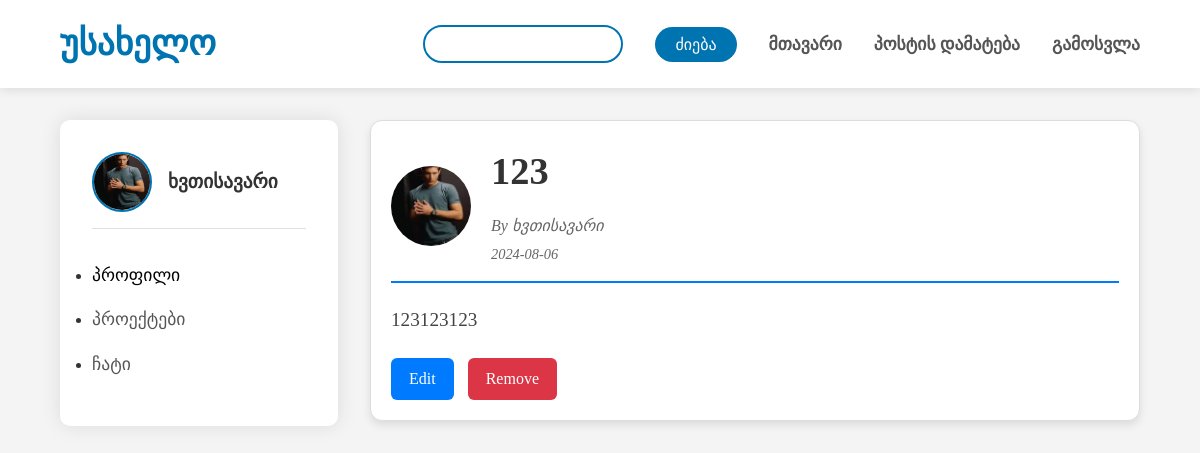
/post/5 (signed in), run on the app's committed database.
### models.py (models this page shows, shortened)
class User(db.Model, UserMixin):
    id = db.Column(db.Integer, primary_key=True)
    username = db.Column(db.String(80), nullable=False)
    email = db.Column(db.String(120), unique=True, nullable=False)
    date_registered = db.Column(db.DateTime, nullable=False, default=datetime.utcnow)
    password = db.Column(db.String(120), nullable=False)
    friend_of = db.relationship('Friendship', backref='user')
    img = db.Column(db.String, nullable=False)

class Post(db.Model):
    id = db.Column(db.Integer, primary_key=True)
    username = db.Column(db.String(80), nullable=False)
    user_image = db.Column(db.String(80), nullable=False)
    date_posted = db.Column(db.DateTime, nullable=False, default=datetime.utcnow)
    title = db.Column(db.String(80), nullable=False)
    content = db.Column(db.String(), nullable=False)
    image_file = db.Column(db.String(120), nullable=True)
    keywords = db.Column(db.String(200), nullable=True)
    comments = db.relationship('Comment', backref='post', lazy=True, cascade="all, delete-orphan")

### routes.py (the view)
@app.route("/post/<int:post_id>")
def post_detail(post_id):
    post = Post.query.get_or_404(post_id)
    return render_template('post_detail.html', post=post)

### routes.py (called while the page is built)
@login_manager.user_loader
def load_user(user_id):
    return User.query.get(int(user_id))

### templates/post_detail.html
{% extends "base.html" %}
{% block styles %}
<link rel="stylesheet" href="{{ url_for('static', filename='styles/post-detail.css') }}">
{% endblock %}
{% block content %}
<div class="post-detail">
    <div class="post-header">
        <img class="user-img" src="{{ url_for('static', filename='uploads/' ~ post.user_image) }}" alt="User Image">
        <div class="post-info">
            <h1>{{ post.title }}</h1>
            <p><em>By {{ post.username }}</em></p>
            <p class="date">{{ post.date_posted.strftime('%Y-%m-%d') }}</p>
        </div>
    </div>
    <div class="post-content">
        <p>{{ post.content }}</p>
    </div>
    <div class="post-actions">
        <form action="{{ url_for('edit_post', id=post.id) }}" method="GET" class="action-form">
            <button type="submit" class="edit-btn">Edit</button>
        </form>
        <form action="{{ url_for('delete_post', id=post.id) }}" method="POST" class="action-form">
            <button type="submit" class="remove-btn">Remove</button>
        </form>
    </div>
</div>
{% endblock %}

### templates/base.html (shortened to what this page needs)
<!DOCTYPE html>
<html lang="ka">
<head>
    <link rel="stylesheet" href="/static/styles/base.css">
    {% block styles %}{% endblock %}
</head>
<body>
    <header>
        <nav>
            <h1>უსახელო</h1>
            <ul class="first-ul">
                {% if current_user.is_authenticated %}
                <input class="search-input" type="search">
                <input class="submit-input" type="submit" value="ძიება" style="font-family: TBC;">
                <li><a href="/">მთავარი</a></li>
                <li><a href="/add_post">პოსტის დამატება</a></li>
                <li><a href="/logout">გამოსვლა</a></li>
                {% else %}
                <li><a href="/login">შესვლა</a></li>
                <li><a href="/register">რეგისტრაცია</a></li>
                {% endif %}
            </ul>
        </nav>
    </header>
    <div class="container">
        {% if current_user.is_authenticated %}
        <aside>
            <div class="user-info">
                <img src="{{ url_for('static', filename='uploads/' ~ current_user.img) }}" alt="მომხმარებლის სურათი"
                    class="user-image">
                <p class="username">{{ current_user.username }}</p>
            </div>
            <ul class="side-links">
                <li><a href="{{ url_for('profile', username=current_user.username) }}"
                        style="text-decoration: none; color: rgb(0, 0, 0);">პროფილი</a></li>
                <li><a href="/profile">პროექტები</a></li>
                <li><a href="/chats">ჩატი</a></li>
            </ul>
        </aside>
        {% endif %}
        <main>
            {% block content %}{% endblock %}
        </main>
    </div>
</body>
</html>

### static/styles/base.css (style rules this page uses)
* { margin: 0; padding: 0; box-sizing: border-box; font-family: TBC; }
html, body { height: 100%; font-family: 'TBC', Arial, sans-serif; line-height: 1.6; color: #333; background-color: #f4f4f4; overflow-x: hidden; }
header { background-color: #ffffff; box-shadow: 0 2px 10px rgba(0, 0, 0, 0.1); position: sticky; top: 0; z-index: 1000; transition: box-shadow 0.4s ease, transform 0.4s ease; }
nav { display: flex; justify-content: space-between; align-items: center; padding: 1rem 5%; max-width: 1400px; margin: 0 auto; }
nav h1 { font-size: 2.2rem; color: #0073b1; font-weight: bold; transition: color 0.4s ease, transform 0.4s ease; }
nav ul { list-style: none; display: flex; gap: 2rem; align-items: center; }
nav ul li a { color: #555; text-decoration: none; font-weight: 600; transition: color 0.4s ease, transform 0.4s ease; font-size: 1.1rem; position: relative; }
nav ul li a::after { content: ''; position: absolute; width: 0; height: 2px; bottom: -5px; left: 0; background-color: #0073b1; transition: width 0.4s ease; }
.search-input { border: 2px solid #0073b1; border-radius: 20px; padding: 8px 15px; font-size: 1rem; width: 200px; transition: width 0.4s ease, box-shadow 0.4s ease; }
.submit-input { background-color: #0073b1; color: white; border: none; padding: 8px 20px; border-radius: 20px; cursor: pointer; font-size: 1rem; transition: background-color 0.4s ease, transform 0.4s ease, box-shadow 0.4s ease; }
.container { display: flex; min-height: calc(100vh - 70px); max-width: 1400px; margin: 0 auto; padding: 2rem 5%; animation: fadeInContainer 0.6s ease-out; }
aside { width: 278px; background-color: #ffffff; padding: 2rem; border-radius: 10px; box-shadow: 0 0 20px rgba(0, 0, 0, 0.1); margin-right: 2rem; height: fit-content; transition: transform 0.4s ease, box-shadow 0.4s ease; }
.user-info { display: flex; align-items: center; gap: 1rem; margin-bottom: 2rem; padding-bottom: 1rem; border-bottom: 1px solid #e0e0e0; }
.user-image { width: 60px; height: 60px; border-radius: 50%; object-fit: cover; border: 2px solid #0073b1; transition: transform 0.4s ease, box-shadow 0.4s ease; }
.username { font-size: 1.2rem; font-weight: 600; color: #333; transition: color 0.4s ease; }
.side-links li { margin-bottom: 1rem; }
.side-links a { text-decoration: none; color: #555; font-size: 1.1rem; display: flex; align-items: center; transition: color 0.4s ease, transform 0.4s ease; }
main { flex: 1; animation: slideInMain 0.6s ease-out; }

### static/styles/post-detail.css (style rules this page uses)
.post-detail { max-width: 800px; margin: 0 auto; padding: 20px; background-color: #ffffff; border: 1px solid #ddd; border-radius: 12px; box-shadow: 0 4px 8px rgba(0, 0, 0, 0.1); animation: fadeInPostDetail 0.8s ease-out; }
.post-header { display: flex; align-items: center; margin-bottom: 20px; border-bottom: 2px solid #007bff; padding-bottom: 10px; animation: slideInHeader 0.6s ease-out; }
.user-img { border-radius: 50%; margin-right: 20px; transition: transform 0.3s ease; width: 80px; height: 80px; object-fit: cover; }
.post-info { flex: 1; }
.post-info h1 { font-size: 2.4em; margin-bottom: 10px; color: #333; font-weight: bold; }
.post-info p { margin: 5px 0; color: #666; }
.date { font-size: 0.9em; color: #999; font-style: italic; }
.post-content { font-size: 1.2em; line-height: 1.8; color: #444; }
.post-content p { margin-bottom: 20px; }
.post-actions { margin-top: 20px; }
.action-form { display: inline; }
.edit-btn, .remove-btn { background-color: #007bff; color: white; border: none; padding: 12px 18px; margin-right: 10px; border-radius: 6px; cursor: pointer; text-align: center; font-size: 1em; transition: background-color 0.3s ease, transform 0.3s ease; }
.remove-btn { background-color: #dc3545; }

### data on the page
User: img (picture), username "ხვთისავარი"
Post: user_image (picture), title "123", username "ხვთისავარი", date_posted "2024-08-06", content "123123123"
